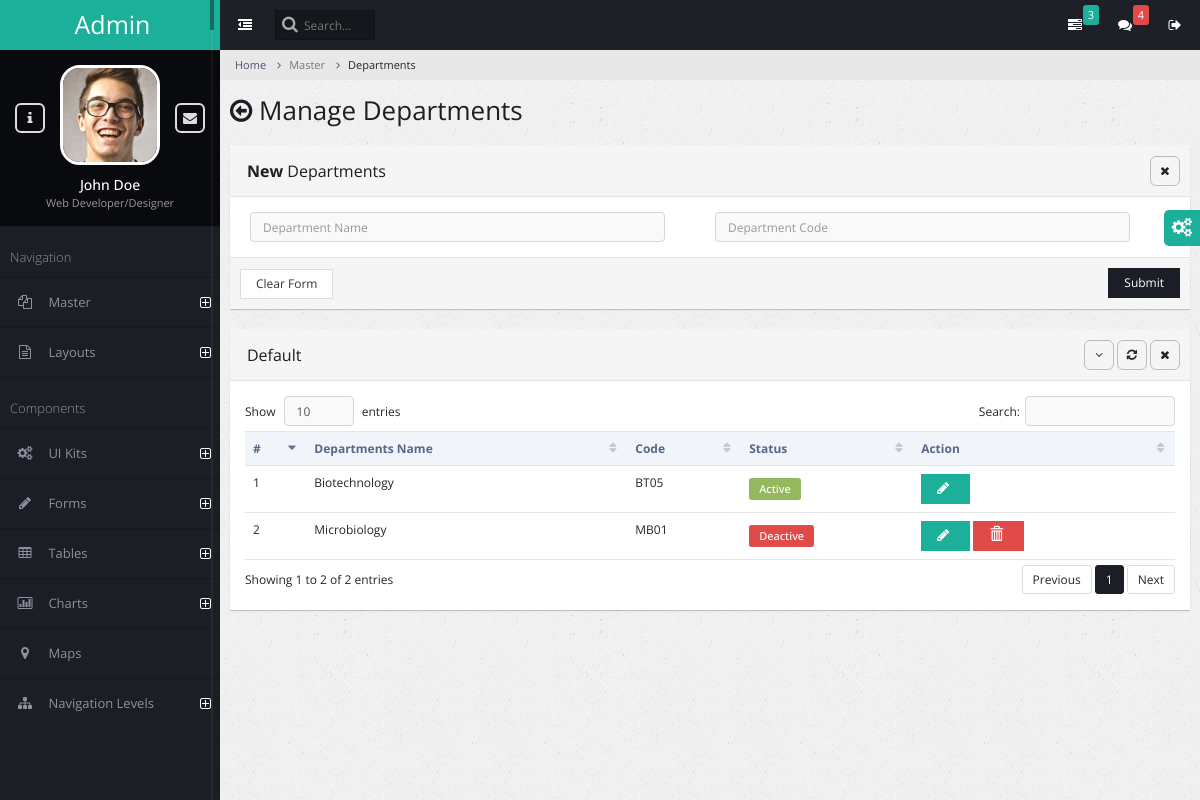
Screenshot of /departments/ with the database file from the repository.
### admin_master/models.py (models this page shows)
class AcademicDepartment(models.Model):
    department_name = models.CharField(max_length=100)
    department_code = models.CharField(max_length=10)
    is_active = models.BooleanField(default=True)

### admin_master/views.py (the view, shortened to what this page needs)
# urls.py: path('departments/', views.department_manage,name="department"),
def department_manage(request):
    success_message=None
    error_message = None
    academic_department = AcademicDepartment.objects.all()
    context = {
        'errormessage': error_message,
        'successmessage': success_message,
        'academic_department': academic_department,
    }
    return render(request, 'department_manage.html',context)

### admin_master/templates/department_manage.html (shortened to what this page needs)
{% extends 'admin_base.html' %}
{% block content %}
<ul class="breadcrumb">
    <li><a href="#">Home</a></li>
    <li class="active">Master</li>
    <li class="active">Departments</li>
</ul>
<div class="page-title">
    <h2><span class="fa fa-arrow-circle-o-left"></span> Manage Departments</h2>
</div>
<div class="page-content-wrap">
    <div class="row">
        <div class="col-md-12">
        <form class="form-horizontal" method="post" enctype="multipart/form-data">
            <div class="panel panel-default">
                <div class="panel-heading">
                    <h3 class="panel-title"><strong>New </strong> Departments</h3>
                    <ul class="panel-controls">
                        <li><a href="#" class="panel-remove"><span class="fa fa-times"></span></a></li>
                    </ul>
                </div>
                <div class="panel-body">
                    <div class="row">
                        <div class="col-md-6">
                            <div class="form-group">
                                <div class="col-md-11 col-xs-12">
                                    <input type="text" required autofocus name='department_name' class="form-control" placeholder="Department Name"/>
                                </div>
                            </div>
                        </div>
                        <div class="col-md-6">
                            <div class="form-group">
                                <div class="col-md-11 col-xs-12">
                                    <input type="text" required name="department_code" class="form-control" placeholder="Department Code"/>
                                </div>
                            </div>
                        </div>
                    </div>
                </div>
                <div class="panel-footer">
                    <input type="reset" value="Clear Form" class="btn btn-default">
                    <button class="btn btn-primary pull-right">Submit</button>
                </div>
            </div>
        </form>
            <div class="panel panel-default">
                <div class="panel-heading">
                    <h3 class="panel-title">Default</h3>
                    <ul class="panel-controls">
                        <li><a href="#" class="panel-collapse"><span class="fa fa-angle-down"></span></a></li>
                        <li><a href="#" class="panel-refresh"><span class="fa fa-refresh"></span></a></li>
                        <li><a href="#" class="panel-remove"><span class="fa fa-times"></span></a></li>
                    </ul>
                </div>
                <div class="panel-body">
                    <table class="table datatable">
                        <thead>
                            <tr>
                                <th>#</th>
                                <th>Departments Name</th>
                                <th>Code</th>
                                <th>Status</th>
                                <th>Action</th>
                            </tr>
                        </thead>
                        <tbody>
                            {% for department in academic_department %}
                            <tr id="{{department.id}}">
                                <td>{{ forloop.counter }}</td>
                                <td>{{ department.department_name }}</td>
                                <td>{{ department.department_code }}</td>
                                <td>
                                    {% if department.is_active %}
                                    <span class="label label-success label-form">Active</span>
                                    {% else %}
                                    <span class="label label-danger label-form">Deactive</span>
                                    {% endif %}
                                </td>
                                <td>
                                    <button class="btn btn-info" onclick="edit_pop_department({{department.id}})">
                                        <span id ="spinner{{department.id}}" class="fa fa-pencil"></span>
                                    </button>
                                    {% if not department.is_active %}
                                    <a onclick="delete_department({{department.id}})">
                                        <button class="btn btn-danger">
                                            <span class="glyphicon glyphicon-trash"></span>
                                        </button>
                                    </a>
                                    {% endif %}
                                </td>
                            </tr>
                        {% endfor %}
                        </tbody>
                    </table>
                </div>
            </div>
        </div>
    </div>
</div>
{% endblock %}

### rows the page displays
AcademicDepartment: department_name "Biotechnology", department_code "BT05", is_active "Active"
AcademicDepartment: department_name "Microbiology", department_code "MB01", is_active "Deactive"
